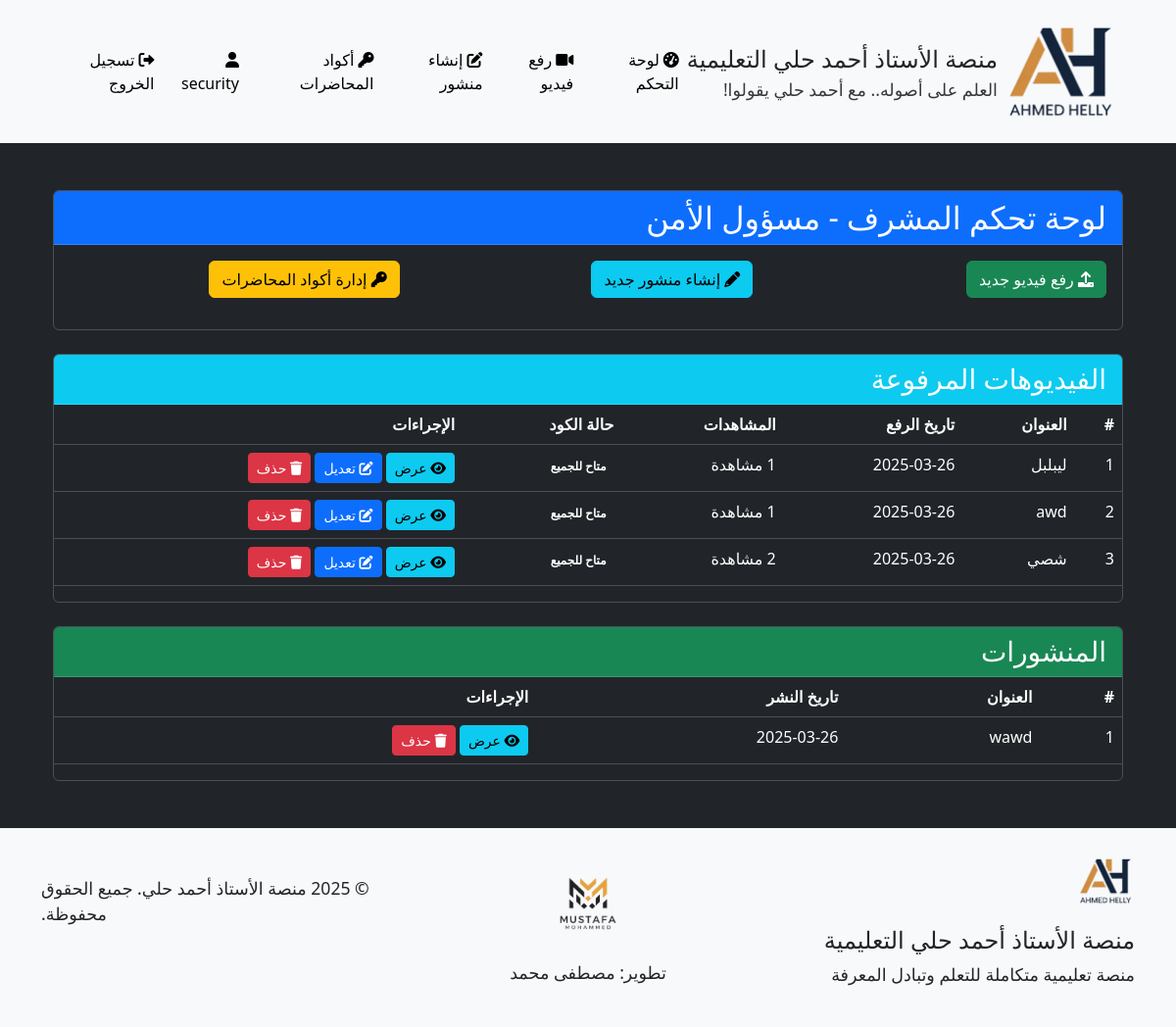
The app's page /admin/dashboard (signed in), older data.
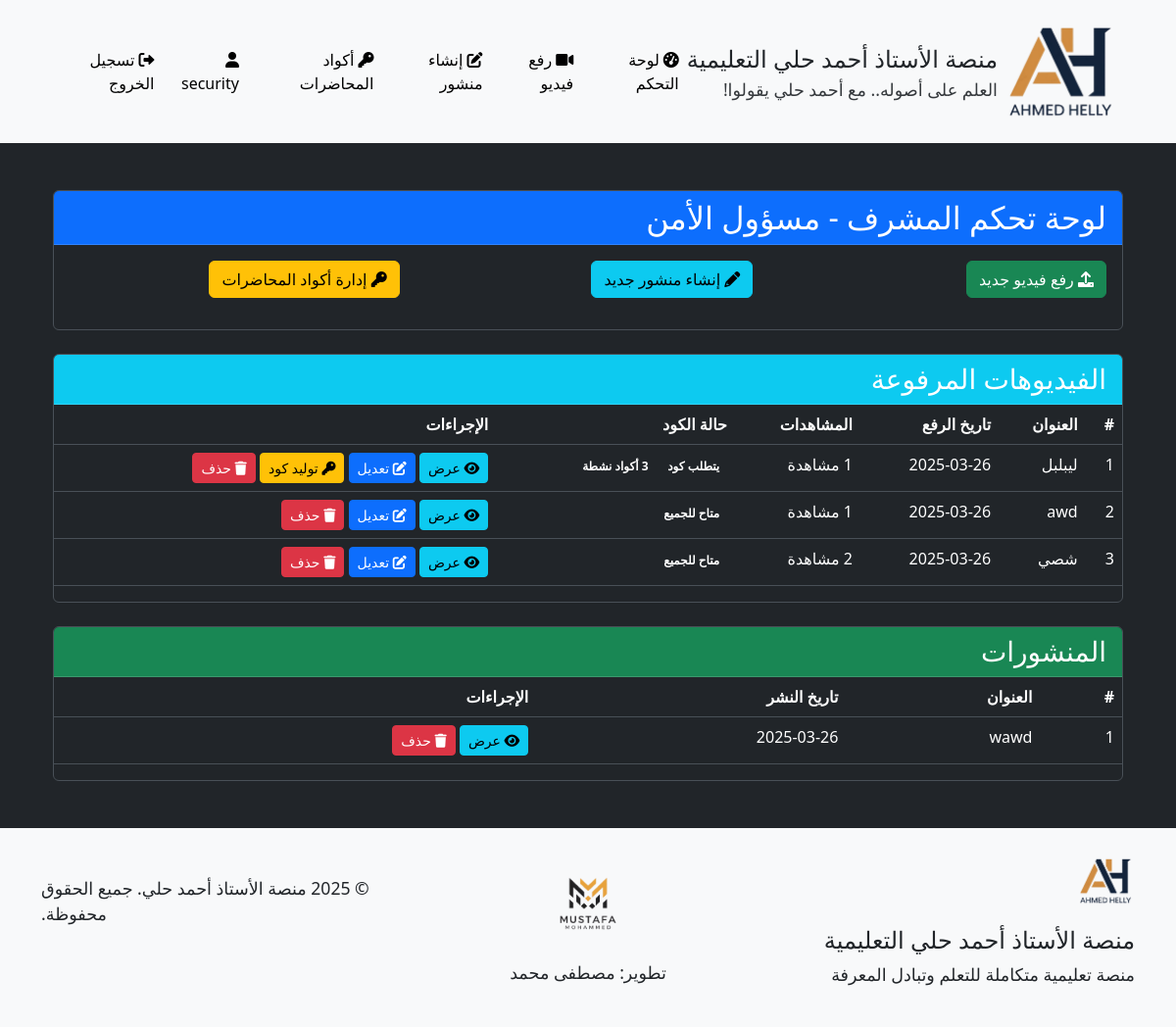
The same page, newer data.
### models.py (models this page shows, shortened)
class Video(db.Model):
    __tablename__ = 'videos'
    id = db.Column(db.Integer, primary_key=True)
    title = db.Column(db.String(100), nullable=False)
    url = db.Column(db.String(200), nullable=True)  # يمكن أن يكون فارغًا في حالة رفع ملف
    file_path = db.Column(db.String(200), nullable=True)  # مسار الملف المرفوع
    description = db.Column(db.Text)
    uploaded_by = db.Column(db.Integer, db.ForeignKey('users.id'), nullable=False)
    created_at = db.Column(db.DateTime, default=datetime.utcnow)
    requires_code = db.Column(db.Boolean, default=True)  # هل تتطلب المحاضرة كود للوصول
    comments = db.relationship('Comment', backref='video', lazy='dynamic', cascade='all, delete-orphan')

### routes.py (the view)
@admin_bp.route('/dashboard')
@login_required
def dashboard():
    if not current_user.is_admin():
        abort(403)
    videos = Video.query.order_by(Video.created_at.desc()).all()
    posts = Post.query.order_by(Post.created_at.desc()).all()
    video_stats = {}
    for video in videos:
        views = VideoView.query.filter_by(video_id=video.id).all()
        viewers = User.query.join(VideoView, User.id == VideoView.user_id).filter(VideoView.video_id == video.id).all()
        active_codes = LectureCode.query.filter_by(video_id=video.id, is_active=True).all()
        video_stats[video.id] = {
            'views_count': len(views),
            'viewers': viewers,
            'active_codes': active_codes
        }
    return render_template('admin/dashboard.html', videos=videos, posts=posts, video_stats=video_stats)

### app.py (called while the page is built)
    @login_manager.user_loader
    def load_user(user_id):
        return User.query.get(int(user_id))

### models.py (called while the page is built)
    def is_admin(self):
        return self.role == 'admin'

### templates/admin/dashboard.html (shortened to what the changed rows need)
{% extends 'base.html' %}
{% block content %}
<div class="container mt-5 text-right">
    <div class="row">
        <div class="col-md-12">
            <div class="card mb-4">
                <div class="card-header bg-primary text-white">
                    <h2 class="mb-0">لوحة تحكم المشرف - {{ current_user.full_name }}</h2>
                </div>
            </div>
            <div class="card mb-4">
                <div class="card-body p-0">
                    {% if videos %}
                    <div class="table-responsive">
                        <table class="table table-hover">
                            <thead class="thead-light">
                                <tr>
                                    <th>#</th>
                                    <th>العنوان</th>
                                    <th>تاريخ الرفع</th>
                                    <th>المشاهدات</th>
                                    <th>حالة الكود</th>
                                    <th>الإجراءات</th>
                                </tr>
                            </thead>
                            <tbody>
                                {% for video in videos %}
                                <tr>
                                    <td>{{ loop.index }}</td>
                                    <td>{{ video.title }}</td>
                                    <td>{{ video.created_at.strftime('%Y-%m-%d') }}</td>
                                    <td>{{ video_stats[video.id]['views_count'] }} مشاهدة</td>
                                    <td>
                                        {% if video.requires_code %}
                                            <span class="badge badge-warning">يتطلب كود</span>
                                            {% if video_stats[video.id]['active_codes'] %}
                                                <span class="badge badge-success">{{ video_stats[video.id]['active_codes']|length }} أكواد نشطة</span>
                                            {% else %}
                                                <span class="badge badge-danger">لا توجد أكواد نشطة</span>
                                            {% endif %}
                                        {% else %}
                                            <span class="badge badge-success">متاح للجميع</span>
                                        {% endif %}
                                    </td>
                                    <td>
                                        <a href="{{ url_for('student.view_video', video_id=video.id) }}" class="btn btn-sm btn-info">
                                            <i class="fa fa-eye"></i> عرض
                                        </a>
                                        <a href="{{ url_for('admin.edit_video', video_id=video.id) }}" class="btn btn-sm btn-primary">
                                            <i class="fa fa-edit"></i> تعديل
                                        </a>
                                        {% if video.requires_code %}
                                            <form method="POST" action="{{ url_for('admin.create_lecture_code', video_id=video.id) }}" class="d-inline">
                                                <button type="submit" class="btn btn-sm btn-warning">
                                                    <i class="fa fa-key"></i> توليد كود
                                                </button>
                                            </form>
                                        {% endif %}
                                        <a href="{{ url_for('admin.delete_video', video_id=video.id) }}" class="btn btn-sm btn-danger" onclick="return confirm('هل أنت متأكد من حذف هذا الفيديو؟');">
                                            <i class="fa fa-trash"></i> حذف
                                        </a>
                                    </td>
                                </tr>
                                {% endfor %}
                            </tbody>
                        </table>
                    </div>
                    {% else %}
                    <div class="alert alert-info m-3">لا يوجد فيديوهات مرفوعة بعد.</div>
                    {% endif %}
                </div>
            </div>
            <div class="card">
                <div class="card-body p-0">
                    {% if posts %}
                    <div class="table-responsive">
                        <table class="table table-hover">
                            <thead class="thead-light">
                                <tr>
                                    <th>#</th>
                                    <th>العنوان</th>
                                    <th>تاريخ النشر</th>
                                    <th>الإجراءات</th>
                                </tr>
                            </thead>
                        </table>
                    </div>
                    {% else %}
                    <div class="alert alert-info m-3">لا يوجد منشورات بعد.</div>
                    {% endif %}
                </div>
            </div>
        </div>
    </div>
</div>
{% endblock %}

Row changes from the older to the newer data that the page shows:
changed Video "ليبلبل": video_stats (not shown) → "3"; requires_code "متاح للجميع" → "يتطلب كود أكواد نشطة توليد كود"
